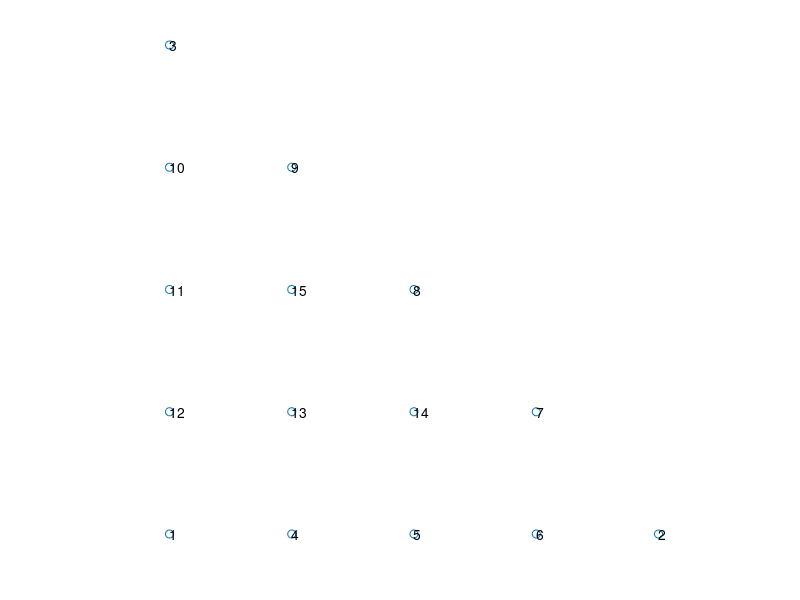

MATLAB code for this plot:
clear;clc;close;
x = [0.4, 0.6, 0.4, 0.45, 0.5, 0.55, 0.55, 0.5, 0.45, 0.4, 0.4, 0.4, 0.45, 0.5, 0.45]
y = [0.0, 0.0, 0.2, 0.0, 0.0, 0.0, 0.05, 0.1, 0.15, 0.15, 0.1, 0.05, 0.05, 0.05, 0.1]
scatter(x,y);
for i=1:numel(x)
    text(x(i),y(i),int2str(i));
end
axis equal
axis off
